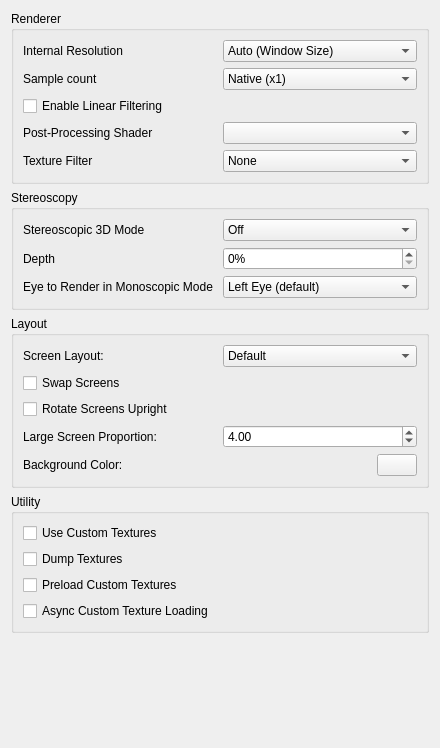
<?xml version="1.0" encoding="UTF-8"?>
<ui version="4.0">
 <class>ConfigureEnhancements</class>
 <widget class="QWidget" name="ConfigureEnhancements">
  <property name="geometry">
   <rect>
    <x>0</x>
    <y>0</y>
    <width>440</width>
    <height>748</height>
   </rect>
  </property>
  <property name="minimumSize">
   <size>
    <width>0</width>
    <height>0</height>
   </size>
  </property>
  <property name="windowTitle">
   <string>Form</string>
  </property>
  <layout class="QVBoxLayout" name="verticalLayout">
   <item>
    <widget class="QGroupBox" name="rendererBox">
     <property name="title">
      <string>Renderer</string>
     </property>
     <layout class="QVBoxLayout" name="verticalLayout_6">
      <item>
       <widget class="QWidget" name="widget_resolution" native="true">
        <layout class="QHBoxLayout" name="horizontalLayout">
         <property name="leftMargin">
          <number>0</number>
         </property>
         <property name="topMargin">
          <number>0</number>
         </property>
         <property name="rightMargin">
          <number>0</number>
         </property>
         <property name="bottomMargin">
          <number>0</number>
         </property>
         <item>
          <widget class="QLabel" name="resolution_label">
           <property name="text">
            <string>Internal Resolution</string>
           </property>
          </widget>
         </item>
         <item>
          <widget class="QComboBox" name="resolution_factor_combobox">
           <item>
            <property name="text">
             <string>Auto (Window Size)</string>
            </property>
           </item>
           <item>
            <property name="text">
             <string>Native (400x240)</string>
            </property>
           </item>
           <item>
            <property name="text">
             <string>2x Native (800x480)</string>
            </property>
           </item>
           <item>
            <property name="text">
             <string>3x Native (1200x720)</string>
            </property>
           </item>
           <item>
            <property name="text">
             <string>4x Native (1600x960)</string>
            </property>
           </item>
           <item>
            <property name="text">
             <string>5x Native (2000x1200)</string>
            </property>
           </item>
           <item>
            <property name="text">
             <string>6x Native (2400x1440)</string>
            </property>
           </item>
           <item>
            <property name="text">
             <string>7x Native (2800x1680)</string>
            </property>
           </item>
           <item>
            <property name="text">
             <string>8x Native (3200x1920)</string>
            </property>
           </item>
           <item>
            <property name="text">
             <string>9x Native (3600x2160)</string>
            </property>
           </item>
           <item>
            <property name="text">
             <string>10x Native (4000x2400)</string>
            </property>
           </item>
          </widget>
         </item>
        </layout>
       </widget>
      </item>
      <item>
       <widget class="QWidget" name="widget_sample_count" native="true">
        <layout class="QHBoxLayout" name="horizontalLayout">
         <property name="leftMargin">
          <number>0</number>
         </property>
         <property name="topMargin">
          <number>0</number>
         </property>
         <property name="rightMargin">
          <number>0</number>
         </property>
         <property name="bottomMargin">
          <number>0</number>
         </property>
         <item>
          <widget class="QLabel" name="sample_count_label">
           <property name="text">
            <string>Sample count</string>
           </property>
          </widget>
         </item>
         <item>
          <widget class="QComboBox" name="sample_count_combobox">
           <item>
            <property name="text">
             <string>Native (x1)</string>
            </property>
           </item>
           <item>
            <property name="text">
             <string>x2</string>
            </property>
           </item>
           <item>
            <property name="text">
             <string>x4</string>
            </property>
           </item>
           <item>
            <property name="text">
             <string>x8</string>
            </property>
           </item>
          </widget>
         </item>
        </layout>
       </widget>
      </item>
      <item>
       <widget class="QCheckBox" name="toggle_linear_filter">
        <property name="text">
         <string>Enable Linear Filtering</string>
        </property>
       </widget>
      </item>
      <item>
       <widget class="QWidget" name="widget_shader" native="true">
        <layout class="QHBoxLayout" name="horizontalLayout_11">
         <property name="leftMargin">
          <number>0</number>
         </property>
         <property name="topMargin">
          <number>0</number>
         </property>
         <property name="rightMargin">
          <number>0</number>
         </property>
         <property name="bottomMargin">
          <number>0</number>
         </property>
         <item>
          <widget class="QLabel" name="shader_label">
           <property name="text">
            <string>Post-Processing Shader</string>
           </property>
          </widget>
         </item>
         <item>
          <widget class="QComboBox" name="shader_combobox"/>
         </item>
        </layout>
       </widget>
      </item>
      <item>
       <widget class="QWidget" name="widget_texture_filter" native="true">
        <layout class="QHBoxLayout" name="horizontalLayout_3">
         <property name="leftMargin">
          <number>0</number>
         </property>
         <property name="topMargin">
          <number>0</number>
         </property>
         <property name="rightMargin">
          <number>0</number>
         </property>
         <property name="bottomMargin">
          <number>0</number>
         </property>
         <item>
          <widget class="QLabel" name="texture_filter_label">
           <property name="text">
            <string>Texture Filter</string>
           </property>
          </widget>
         </item>
         <item>
          <widget class="QComboBox" name="texture_filter_combobox">
           <item>
            <property name="text">
             <string>None</string>
            </property>
           </item>
           <item>
            <property name="text">
             <string>Anime4K</string>
            </property>
           </item>
           <item>
            <property name="text">
             <string>Bicubic</string>
            </property>
           </item>
           <item>
            <property name="text">
             <string>ScaleForce</string>
            </property>
           </item>
           <item>
            <property name="text">
             <string>xBRZ</string>
            </property>
           </item>
           <item>
            <property name="text">
             <string>MMPX</string>
            </property>
           </item>
          </widget>
         </item>
        </layout>
       </widget>
      </item>
     </layout>
    </widget>
   </item>
   <item>
    <widget class="QGroupBox" name="stereo_group">
     <property name="title">
      <string>Stereoscopy</string>
     </property>
     <layout class="QVBoxLayout" name="verticalLayout_4">
      <item>
       <layout class="QHBoxLayout" name="horizontalLayout_5">
        <item>
         <widget class="QLabel" name="label_4">
          <property name="text">
           <string>Stereoscopic 3D Mode</string>
          </property>
         </widget>
        </item>
        <item>
         <widget class="QComboBox" name="render_3d_combobox">
          <item>
           <property name="text">
            <string>Off</string>
           </property>
          </item>
          <item>
           <property name="text">
            <string>Side by Side</string>
           </property>
          </item>
          <item>
           <property name="text">
            <string>Anaglyph</string>
           </property>
          </item>
          <item>
           <property name="text">
            <string>Interlaced</string>
           </property>
          </item>
          <item>
           <property name="text">
            <string>Reverse Interlaced</string>
           </property>
          </item>
         </widget>
        </item>
       </layout>
      </item>
      <item>
       <layout class="QHBoxLayout" name="horizontalLayout_7">
        <item>
         <widget class="QLabel" name="label_3">
          <property name="text">
           <string>Depth</string>
          </property>
         </widget>
        </item>
        <item>
         <widget class="QSpinBox" name="factor_3d">
          <property name="suffix">
           <string>%</string>
          </property>
          <property name="minimum">
           <number>0</number>
          </property>
          <property name="maximum">
           <number>100</number>
          </property>
          <property name="value">
           <number>0</number>
          </property>
         </widget>
        </item>
       </layout>
      </item>
      <item>
       <layout class="QHBoxLayout" name="horizontalLayout_9">
        <item>
         <widget class="QLabel" name="label_6">
          <property name="text">
           <string>Eye to Render in Monoscopic Mode</string>
          </property>
         </widget>
        </item>
        <item>
         <widget class="QComboBox" name="mono_rendering_eye">
          <item>
           <property name="text">
            <string>Left Eye (default)</string>
           </property>
          </item>
          <item>
           <property name="text">
            <string>Right Eye</string>
           </property>
          </item>
         </widget>
        </item>
       </layout>
      </item>
     </layout>
    </widget>
   </item>
   <item>
    <widget class="QGroupBox" name="layout_group">
     <property name="title">
      <string>Layout</string>
     </property>
     <layout class="QVBoxLayout" name="verticalLayout_3">
      <item>
       <widget class="QWidget" name="widget_layout" native="true">
        <layout class="QHBoxLayout" name="screen_layout_group">
         <property name="leftMargin">
          <number>0</number>
         </property>
         <property name="topMargin">
          <number>0</number>
         </property>
         <property name="rightMargin">
          <number>0</number>
         </property>
         <property name="bottomMargin">
          <number>0</number>
         </property>
         <item>
          <widget class="QLabel" name="layout_label">
           <property name="text">
            <string>Screen Layout:</string>
           </property>
          </widget>
         </item>
         <item>
          <widget class="QComboBox" name="layout_combobox">
           <item>
            <property name="text">
             <string>Default</string>
            </property>
           </item>
           <item>
            <property name="text">
             <string>Single Screen</string>
            </property>
           </item>
           <item>
            <property name="text">
             <string>Large Screen</string>
            </property>
           </item>
           <item>
            <property name="text">
             <string>Side by Side</string>
            </property>
           </item>
           <item>
            <property name="text">
             <string>Separate Windows</string>
            </property>
           </item>
           <item>
            <property name="text">
             <string>Hybrid Screen</string>
            </property>
           </item>
          </widget>
         </item>
        </layout>
       </widget>
      </item>
      <item>
       <widget class="QCheckBox" name="toggle_swap_screen">
        <property name="text">
         <string>Swap Screens</string>
        </property>
       </widget>
      </item>
      <item>
       <widget class="QCheckBox" name="toggle_upright_screen">
        <property name="text">
         <string>Rotate Screens Upright</string>
        </property>
       </widget>
      </item>
      <item>
       <widget class="QWidget" name="widget" native="true">
        <layout class="QHBoxLayout" name="proportion_layout">
         <property name="leftMargin">
          <number>0</number>
         </property>
         <property name="topMargin">
          <number>0</number>
         </property>
         <property name="rightMargin">
          <number>0</number>
         </property>
         <property name="bottomMargin">
          <number>0</number>
         </property>
         <item>
          <widget class="QLabel" name="label_31">
           <property name="text">
            <string>Large Screen Proportion:</string>
           </property>
          </widget>
         </item>
         <item>
          <widget class="QDoubleSpinBox" name="large_screen_proportion">
           <property name="minimum">
            <double>1.000000000000000</double>
           </property>
           <property name="maximum">
            <double>16.000000000000000</double>
           </property>
           <property name="value">
            <double>4.000000000000000</double>
           </property>
          </widget>
         </item>
        </layout>
       </widget>
      </item>
      <item>
       <widget class="QWidget" name="bg_color_group" native="true">
        <layout class="QHBoxLayout" name="bg_color_group_2">
         <property name="leftMargin">
          <number>0</number>
         </property>
         <property name="topMargin">
          <number>0</number>
         </property>
         <property name="rightMargin">
          <number>0</number>
         </property>
         <property name="bottomMargin">
          <number>0</number>
         </property>
         <item>
          <widget class="QLabel" name="bg_label">
           <property name="text">
            <string>Background Color:</string>
           </property>
          </widget>
         </item>
         <item>
          <widget class="QPushButton" name="bg_button">
           <property name="maximumSize">
            <size>
             <width>40</width>
             <height>16777215</height>
            </size>
           </property>
          </widget>
         </item>
        </layout>
       </widget>
      </item>
     </layout>
    </widget>
   </item>
   <item>
    <widget class="QGroupBox" name="utilityBox">
     <property name="title">
      <string>Utility</string>
     </property>
     <layout class="QVBoxLayout" name="verticalLayout_8">
      <item>
       <widget class="QCheckBox" name="toggle_custom_textures">
        <property name="toolTip">
         <string>&lt;html&gt;&lt;head/&gt;&lt;body&gt;&lt;p&gt;Replace textures with PNG files.&lt;/p&gt;&lt;p&gt;Textures are loaded from load/textures/[Title ID]/.&lt;/p&gt;&lt;/body&gt;&lt;/html&gt;</string>
        </property>
        <property name="text">
         <string>Use Custom Textures</string>
        </property>
       </widget>
      </item>
      <item>
       <widget class="QCheckBox" name="toggle_dump_textures">
        <property name="toolTip">
         <string>&lt;html&gt;&lt;head/&gt;&lt;body&gt;&lt;p&gt;Dump textures to PNG files.&lt;/p&gt;&lt;p&gt;Textures are dumped to dump/textures/[Title ID]/.&lt;/p&gt;&lt;/body&gt;&lt;/html&gt;</string>
        </property>
        <property name="text">
         <string>Dump Textures</string>
        </property>
       </widget>
      </item>
      <item>
       <widget class="QCheckBox" name="toggle_preload_textures">
        <property name="toolTip">
         <string>&lt;html&gt;&lt;head/&gt;&lt;body&gt;&lt;p&gt;Load all custom textures into memory on boot, instead of loading them when the game requires them.&lt;/p&gt;&lt;/body&gt;&lt;/html&gt;</string>
        </property>
        <property name="text">
         <string>Preload Custom Textures</string>
        </property>
       </widget>
      </item>
      <item>
       <widget class="QCheckBox" name="toggle_async_custom_loading">
        <property name="toolTip">
         <string>&lt;html&gt;&lt;head/&gt;&lt;body&gt;&lt;p&gt;Load custom textures asynchronously with background threads to reduce loading stutter&lt;/p&gt;&lt;/body&gt;&lt;/html&gt;</string>
        </property>
        <property name="text">
         <string>Async Custom Texture Loading</string>
        </property>
       </widget>
      </item>
     </layout>
    </widget>
   </item>
   <item>
    <spacer name="verticalSpacer">
     <property name="orientation">
      <enum>Qt::Vertical</enum>
     </property>
     <property name="sizeHint" stdset="0">
      <size>
       <width>20</width>
       <height>165</height>
      </size>
     </property>
    </spacer>
   </item>
  </layout>
 </widget>
 <tabstops>
  <tabstop>resolution_factor_combobox</tabstop>
  <tabstop>toggle_linear_filter</tabstop>
  <tabstop>shader_combobox</tabstop>
  <tabstop>texture_filter_combobox</tabstop>
  <tabstop>render_3d_combobox</tabstop>
  <tabstop>factor_3d</tabstop>
  <tabstop>mono_rendering_eye</tabstop>
  <tabstop>layout_combobox</tabstop>
  <tabstop>toggle_swap_screen</tabstop>
  <tabstop>toggle_upright_screen</tabstop>
  <tabstop>large_screen_proportion</tabstop>
  <tabstop>bg_button</tabstop>
  <tabstop>toggle_custom_textures</tabstop>
  <tabstop>toggle_dump_textures</tabstop>
  <tabstop>toggle_preload_textures</tabstop>
 </tabstops>
 <resources/>
 <connections/>
</ui>
